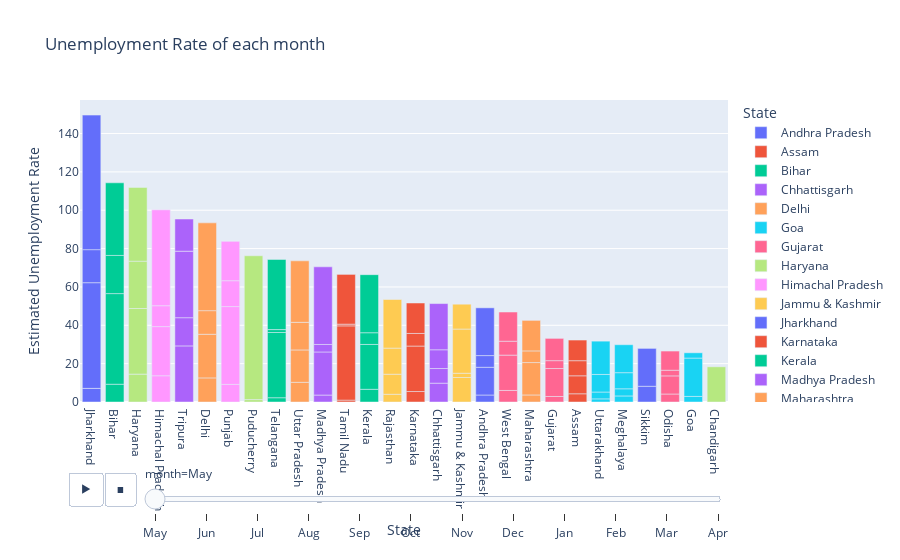

Notebook code cell kept with this figure:
### Code cell
# Barplot Unemployemnet Rate (Monthly)

fig = exp.bar(data_frame=df,x='State',y='Estimated Unemployment Rate', animation_frame='month',color='State',title='Unemployment Rate of each month')

fig.update_layout(xaxis = {'categoryorder' : 'total descending'})

fig.layout.updatemenus[0].buttons[0].args[1]['frame']['duration'] = 2000

fig.show()

### Figure 1 — Plotly figure (JSON) as saved in the notebook; plotly's stock layout.template omitted (floating-point values rounded to 4 significant figures)
{"data": [{"alignmentgroup": "True", "hovertemplate": "State=%{x}<br>month=May<br>Estimated Unemployment Rate=%{y}<extra></extra>", "legendgroup": "Andhra Pradesh", "marker": {"color": "#636efa", "pattern": {"shape": ""}}, "name": "Andhra Pradesh", "offsetgroup": "Andhra Pradesh", "orientation": "v", "showlegend": true, "textposition": "auto", "type": "bar", "x": ["Andhra Pradesh", "Andhra Pradesh", "Andhra Pradesh", "Andhra Pradesh"], "xaxis": "x", "y": [3.65, 14.46, 6.09, 24.91], "yaxis": "y"}, {"alignmentgroup": "True", "hovertemplate": "State=%{x}<br>month=May<br>Estimated Unemployment Rate=%{y}<extra></extra>", "legendgroup": "Assam", "marker": {"color": "#EF553B", "pattern": {"shape": ""}}, "name": "Assam", "offsetgroup": "Assam", "orientation": "v", "showlegend": true, "textposition": "auto", "type": "bar", "x": ["Assam", "Assam", "Assam", "Assam"], "xaxis": "x", "y": [4.29, 9.38, 7.87, 10.77], "yaxis": "y"}, {"alignmentgroup": "True", "hovertemplate": "State=%{x}<br>month=May<br>Estimated Unemployment Rate=%{y}<extra></extra>", "legendgroup": "Bihar", "marker": {"color": "#00cc96", "pattern": {"shape": ""}}, "name": "Bihar", "offsetgroup": "Bihar", "orientation": "v", "showlegend": true, "textposition": "auto", "type": "bar", "x": ["Bihar", "Bihar", "Bihar", "Bihar"], "xaxis": "x", "y": [9.27, 47.26, 19.9, 37.87], "yaxis": "y"}, {"alignmentgroup": "True", "hovertemplate": "State=%{x}<br>month=May<br>Estimated Unemployment Rate=%{y}<extra></extra>", "legendgroup": "Chhattisgarh", "marker": {"color": "#ab63fa", "pattern": {"shape": ""}}, "name": "Chhattisgarh", "offsetgroup": "Chhattisgarh", "orientation": "v", "showlegend": true, "textposition": "auto", "type": "bar", "x": ["Chhattisgarh", "Chhattisgarh", "Chhattisgarh", "Chhattisgarh"], "xaxis": "x", "y": [9.82, 7.64, 9.77, 24.1], "yaxis": "y"}, {"alignmentgroup": "True", "hovertemplate": "State=%{x}<br>month=May<br>Estimated Unemployment Rate=%{y}<extra></extra>", "legendgroup": "Delhi", "marker": {"color": "#FFA15A", "pattern": {"shape": ""}}, "name": "Delhi", "offsetgroup": "Delhi", "orientation": "v", "showlegend": true, "textposition": "auto", "type": "bar", "x": ["Delhi", "Delhi", "Delhi", "Delhi"], "xaxis": "x", "y": [12.56, 22.76, 12.31, 45.78], "yaxis": "y"}, {"alignmentgroup": "True", "hovertemplate": "State=%{x}<br>month=May<br>Estimated Unemployment Rate=%{y}<extra></extra>", "legendgroup": "Goa", "marker": {"color": "#19d3f3", "pattern": {"shape": ""}}, "name": "Goa", "offsetgroup": "Goa", "orientation": "v", "showlegend": true, "textposition": "auto", "type": "bar", "x": ["Goa", "Goa", "Goa"], "xaxis": "x", "y": [2.91, 20, 2.75], "yaxis": "y"}, {"alignmentgroup": "True", "hovertemplate": "State=%{x}<br>month=May<br>Estimated Unemployment Rate=%{y}<extra></extra>", "legendgroup": "Gujarat", "marker": {"color": "#FF6692", "pattern": {"shape": ""}}, "name": "Gujarat", "offsetgroup": "Gujarat", "orientation": "v", "showlegend": true, "textposition": "auto", "type": "bar", "x": ["Gujarat", "Gujarat", "Gujarat", "Gujarat"], "xaxis": "x", "y": [2.88, 14.58, 4.09, 11.62], "yaxis": "y"}, {"alignmentgroup": "True", "hovertemplate": "State=%{x}<br>month=May<br>Estimated Unemployment Rate=%{y}<extra></extra>", "legendgroup": "Haryana", "marker": {"color": "#B6E880", "pattern": {"shape": ""}}, "name": "Haryana", "offsetgroup": "Haryana", "orientation": "v", "showlegend": true, "textposition": "auto", "type": "bar", "x": ["Haryana", "Haryana", "Haryana", "Haryana"], "xaxis": "x", "y": [14.54, 34.22, 24.67, 38.46], "yaxis": "y"}, {"alignmentgroup": "True", "hovertemplate": "State=%{x}<br>month=May<br>Estimated Unemployment Rate=%{y}<extra></extra>", "legendgroup": "Himachal Pradesh", "marker": {"color": "#FF97FF", "pattern": {"shape": ""}}, "name": "Himachal Pradesh", "offsetgroup": "Himachal Pradesh", "orientation": "v", "showlegend": true, "textposition": "auto", "type": "bar", "x": ["Himachal Pradesh", "Himachal Pradesh", "Himachal Pradesh", "Himachal Pradesh"], "xaxis": "x", "y": [13.68, 25.64, 10.88, 50], "yaxis": "y"}, {"alignmentgroup": "True", "hovertemplate": "State=%{x}<br>month=May<br>Estimated Unemployment Rate=%{y}<extra></extra>", "legendgroup": "Jammu & Kashmir", "marker": {"color": "#FECB52", "pattern": {"shape": ""}}, "name": "Jammu & Kashmir", "offsetgroup": "Jammu & Kashmir", "orientation": "v", "showlegend": true, "textposition": "auto", "type": "bar", "x": ["Jammu & Kashmir", "Jammu & Kashmir", "Jammu & Kashmir", "Jammu & Kashmir"], "xaxis": "x", "y": [12.78, 2.22, 23.04, 12.96], "yaxis": "y"}, {"alignmentgroup": "True", "hovertemplate": "State=%{x}<br>month=May<br>Estimated Unemployment Rate=%{y}<extra></extra>", "legendgroup": "Jharkhand", "marker": {"color": "#636efa", "pattern": {"shape": ""}}, "name": "Jharkhand", "offsetgroup": "Jharkhand", "orientation": "v", "showlegend": true, "textposition": "auto", "type": "bar", "x": ["Jharkhand", "Jharkhand", "Jharkhand", "Jharkhand"], "xaxis": "x", "y": [7.11, 55.1, 17.23, 70.17], "yaxis": "y"}, {"alignmentgroup": "True", "hovertemplate": "State=%{x}<br>month=May<br>Estimated Unemployment Rate=%{y}<extra></extra>", "legendgroup": "Karnataka", "marker": {"color": "#EF553B", "pattern": {"shape": ""}}, "name": "Karnataka", "offsetgroup": "Karnataka", "orientation": "v", "showlegend": true, "textposition": "auto", "type": "bar", "x": ["Karnataka", "Karnataka", "Karnataka", "Karnataka"], "xaxis": "x", "y": [5.46, 23.72, 6.56, 15.88], "yaxis": "y"}, {"alignmentgroup": "True", "hovertemplate": "State=%{x}<br>month=May<br>Estimated Unemployment Rate=%{y}<extra></extra>", "legendgroup": "Kerala", "marker": {"color": "#00cc96", "pattern": {"shape": ""}}, "name": "Kerala", "offsetgroup": "Kerala", "orientation": "v", "showlegend": true, "textposition": "auto", "type": "bar", "x": ["Kerala", "Kerala", "Kerala", "Kerala"], "xaxis": "x", "y": [6.63, 23.38, 6.11, 30.28], "yaxis": "y"}, {"alignmentgroup": "True", "hovertemplate": "State=%{x}<br>month=May<br>Estimated Unemployment Rate=%{y}<extra></extra>", "legendgroup": "Madhya Pradesh", "marker": {"color": "#ab63fa", "pattern": {"shape": ""}}, "name": "Madhya Pradesh", "offsetgroup": "Madhya Pradesh", "orientation": "v", "showlegend": true, "textposition": "auto", "type": "bar", "x": ["Madhya Pradesh", "Madhya Pradesh", "Madhya Pradesh", "Madhya Pradesh"], "xaxis": "x", "y": [3.63, 22.46, 3.91, 40.49], "yaxis": "y"}, {"alignmentgroup": "True", "hovertemplate": "State=%{x}<br>month=May<br>Estimated Unemployment Rate=%{y}<extra></extra>", "legendgroup": "Maharashtra", "marker": {"color": "#FFA15A", "pattern": {"shape": ""}}, "name": "Maharashtra", "offsetgroup": "Maharashtra", "orientation": "v", "showlegend": true, "textposition": "auto", "type": "bar", "x": ["Maharashtra", "Maharashtra", "Maharashtra", "Maharashtra"], "xaxis": "x", "y": [3.67, 16.89, 6.08, 15.92], "yaxis": "y"}, {"alignmentgroup": "True", "hovertemplate": "State=%{x}<br>month=May<br>Estimated Unemployment Rate=%{y}<extra></extra>", "legendgroup": "Meghalaya", "marker": {"color": "#19d3f3", "pattern": {"shape": ""}}, "name": "Meghalaya", "offsetgroup": "Meghalaya", "orientation": "v", "showlegend": true, "textposition": "auto", "type": "bar", "x": ["Meghalaya", "Meghalaya", "Meghalaya", "Meghalaya"], "xaxis": "x", "y": [3.16, 3.73, 8.4, 14.58], "yaxis": "y"}, {"alignmentgroup": "True", "hovertemplate": "State=%{x}<br>month=May<br>Estimated Unemployment Rate=%{y}<extra></extra>", "legendgroup": "Odisha", "marker": {"color": "#FF6692", "pattern": {"shape": ""}}, "name": "Odisha", "offsetgroup": "Odisha", "orientation": "v", "showlegend": true, "textposition": "auto", "type": "bar", "x": ["Odisha", "Odisha", "Odisha", "Odisha"], "xaxis": "x", "y": [4.17, 9.45, 2.95, 10], "yaxis": "y"}, {"alignmentgroup": "True", "hovertemplate": "State=%{x}<br>month=May<br>Estimated Unemployment Rate=%{y}<extra></extra>", "legendgroup": "Puducherry", "marker": {"color": "#B6E880", "pattern": {"shape": ""}}, "name": "Puducherry", "offsetgroup": "Puducherry", "orientation": "v", "showlegend": true, "textposition": "auto", "type": "bar", "x": ["Puducherry", "Puducherry", "Puducherry"], "xaxis": "x", "y": [0, 1.25, 75], "yaxis": "y"}, {"alignmentgroup": "True", "hovertemplate": "State=%{x}<br>month=May<br>Estimated Unemployment Rate=%{y}<extra></extra>", "legendgroup": "Punjab", "marker": {"color": "#FF97FF", "pattern": {"shape": ""}}, "name": "Punjab", "offsetgroup": "Punjab", "orientation": "v", "showlegend": true, "textposition": "auto", "type": "bar", "x": ["Punjab", "Punjab", "Punjab", "Punjab"], "xaxis": "x", "y": [9.17, 40.59, 13.49, 20.54], "yaxis": "y"}, {"alignmentgroup": "True", "hovertemplate": "State=%{x}<br>month=May<br>Estimated Unemployment Rate=%{y}<extra></extra>", "legendgroup": "Rajasthan", "marker": {"color": "#FECB52", "pattern": {"shape": ""}}, "name": "Rajasthan", "offsetgroup": "Rajasthan", "orientation": "v", "showlegend": true, "textposition": "auto", "type": "bar", "x": ["Rajasthan", "Rajasthan", "Rajasthan", "Rajasthan"], "xaxis": "x", "y": [4.03, 10.45, 13.62, 25.35], "yaxis": "y"}, {"alignmentgroup": "True", "hovertemplate": "State=%{x}<br>month=May<br>Estimated Unemployment Rate=%{y}<extra></extra>", "legendgroup": "Sikkim", "marker": {"color": "#636efa", "pattern": {"shape": ""}}, "name": "Sikkim", "offsetgroup": "Sikkim", "orientation": "v", "showlegend": true, "textposition": "auto", "type": "bar", "x": ["Sikkim", "Sikkim"], "xaxis": "x", "y": [8.2, 19.75], "yaxis": "y"}, {"alignmentgroup": "True", "hovertemplate": "State=%{x}<br>month=May<br>Estimated Unemployment Rate=%{y}<extra></extra>", "legendgroup": "Tamil Nadu", "marker": {"color": "#EF553B", "pattern": {"shape": ""}}, "name": "Tamil Nadu", "offsetgroup": "Tamil Nadu", "orientation": "v", "showlegend": true, "textposition": "auto", "type": "bar", "x": ["Tamil Nadu", "Tamil Nadu", "Tamil Nadu", "Tamil Nadu"], "xaxis": "x", "y": [0.97, 38.73, 0.89, 25.95], "yaxis": "y"}, {"alignmentgroup": "True", "hovertemplate": "State=%{x}<br>month=May<br>Estimated Unemployment Rate=%{y}<extra></extra>", "legendgroup": "Telangana", "marker": {"color": "#00cc96", "pattern": {"shape": ""}}, "name": "Telangana", "offsetgroup": "Telangana", "orientation": "v", "showlegend": true, "textposition": "auto", "type": "bar", "x": ["Telangana", "Telangana", "Telangana", "Telangana"], "xaxis": "x", "y": [2.23, 34.01, 1.52, 36.57], "yaxis": "y"}, {"alignmentgroup": "True", "hovertemplate": "State=%{x}<br>month=May<br>Estimated Unemployment Rate=%{y}<extra></extra>", "legendgroup": "Tripura", "marker": {"color": "#ab63fa", "pattern": {"shape": ""}}, "name": "Tripura", "offsetgroup": "Tripura", "orientation": "v", "showlegend": true, "textposition": "auto", "type": "bar", "x": ["Tripura", "Tripura", "Tripura", "Tripura"], "xaxis": "x", "y": [29.25, 14.71, 34.69, 16.78], "yaxis": "y"}, {"alignmentgroup": "True", "hovertemplate": "State=%{x}<br>month=May<br>Estimated Unemployment Rate=%{y}<extra></extra>", "legendgroup": "Uttar Pradesh", "marker": {"color": "#FFA15A", "pattern": {"shape": ""}}, "name": "Uttar Pradesh", "offsetgroup": "Uttar Pradesh", "orientation": "v", "showlegend": true, "textposition": "auto", "type": "bar", "x": ["Uttar Pradesh", "Uttar Pradesh", "Uttar Pradesh", "Uttar Pradesh"], "xaxis": "x", "y": [10.26, 16.89, 14.4, 32.06], "yaxis": "y"}, {"alignmentgroup": "True", "hovertemplate": "State=%{x}<br>month=May<br>Estimated Unemployment Rate=%{y}<extra></extra>", "legendgroup": "Uttarakhand", "marker": {"color": "#19d3f3", "pattern": {"shape": ""}}, "name": "Uttarakhand", "offsetgroup": "Uttarakhand", "orientation": "v", "showlegend": true, "textposition": "auto", "type": "bar", "x": ["Uttarakhand", "Uttarakhand", "Uttarakhand", "Uttarakhand"], "xaxis": "x", "y": [1.63, 3.57, 9.17, 17.36], "yaxis": "y"}, {"alignmentgroup": "True", "hovertemplate": "State=%{x}<br>month=May<br>Estimated Unemployment Rate=%{y}<extra></extra>", "legendgroup": "West Bengal", "marker": {"color": "#FF6692", "pattern": {"shape": ""}}, "name": "West Bengal", "offsetgroup": "West Bengal", "orientation": "v", "showlegend": true, "textposition": "auto", "type": "bar", "x": ["West Bengal", "West Bengal", "West Bengal", "West Bengal"], "xaxis": "x", "y": [6.02, 18.43, 7.25, 15.22], "yaxis": "y"}, {"alignmentgroup": "True", "hovertemplate": "State=%{x}<br>month=May<br>Estimated Unemployment Rate=%{y}<extra></extra>", "legendgroup": "Chandigarh", "marker": {"color": "#B6E880", "pattern": {"shape": ""}}, "name": "Chandigarh", "offsetgroup": "Chandigarh", "orientation": "v", "showlegend": true, "textposition": "auto", "type": "bar", "x": ["Chandigarh"], "xaxis": "x", "y": [18.35], "yaxis": "y"}], "layout": {"barmode": "relative", "legend": {"title": {"text": "State"}, "tracegroupgap": 0}, "sliders": [{"active": 0, "currentvalue": {"prefix": "month="}, "len": 0.9, "pad": {"b": 10, "t": 60}, "steps": [{"args": [["May"], {"frame": {"duration": 0, "redraw": true}, "fromcurrent": true, "mode": "immediate", "transition": {"duration": 0, "easing": "linear"}}], "label": "May", "method": "animate"}, {"args": [["Jun"], {"frame": {"duration": 0, "redraw": true}, "fromcurrent": true, "mode": "immediate", "transition": {"duration": 0, "easing": "linear"}}], "label": "Jun", "method": "animate"}, {"args": [["Jul"], {"frame": {"duration": 0, "redraw": true}, "fromcurrent": true, "mode": "immediate", "transition": {"duration": 0, "easing": "linear"}}], "label": "Jul", "method": "animate"}, {"args": [["Aug"], {"frame": {"duration": 0, "redraw": true}, "fromcurrent": true, "mode": "immediate", "transition": {"duration": 0, "easing": "linear"}}], "label": "Aug", "method": "animate"}, {"args": [["Sep"], {"frame": {"duration": 0, "redraw": true}, "fromcurrent": true, "mode": "immediate", "transition": {"duration": 0, "easing": "linear"}}], "label": "Sep", "method": "animate"}, {"args": [["Oct"], {"frame": {"duration": 0, "redraw": true}, "fromcurrent": true, "mode": "immediate", "transition": {"duration": 0, "easing": "linear"}}], "label": "Oct", "method": "animate"}, {"args": [["Nov"], {"frame": {"duration": 0, "redraw": true}, "fromcurrent": true, "mode": "immediate", "transition": {"duration": 0, "easing": "linear"}}], "label": "Nov", "method": "animate"}, {"args": [["Dec"], {"frame": {"duration": 0, "redraw": true}, "fromcurrent": true, "mode": "immediate", "transition": {"duration": 0, "easing": "linear"}}], "label": "Dec", "method": "animate"}, {"args": [["Jan"], {"frame": {"duration": 0, "redraw": true}, "fromcurrent": true, "mode": "immediate", "transition": {"duration": 0, "easing": "linear"}}], "label": "Jan", "method": "animate"}, {"args": [["Feb"], {"frame": {"duration": 0, "redraw": true}, "fromcurrent": true, "mode": "immediate", "transition": {"duration": 0, "easing": "linear"}}], "label": "Feb", "method": "animate"}, {"args": [["Mar"], {"frame": {"duration": 0, "redraw": true}, "fromcurrent": true, "mode": "immediate", "transition": {"duration": 0, "easing": "linear"}}], "label": "Mar", "method": "animate"}, {"args": [["Apr"], {"frame": {"duration": 0, "redraw": true}, "fromcurrent": true, "mode": "immediate", "transition": {"duration": 0, "easing": "linear"}}], "label": "Apr", "method": "animate"}], "x": 0.1, "xanchor": "left", "y": 0, "yanchor": "top"}], "title": {"text": "Unemployment Rate of each month"}, "updatemenus": [{"buttons": [{"args": [null, {"frame": {"duration": 2000, "redraw": true}, "fromcurrent": true, "mode": "immediate", "transition": {"duration": 500, "easing": "linear"}}], "label": "&#9654;", "method": "animate"}, {"args": [[null], {"frame": {"duration": 0, "redraw": true}, "fromcurrent": true, "mode": "immediate", "transition": {"duration": 0, "easing": "linear"}}], "label": "&#9724;", "method": "animate"}], "direction": "left", "pad": {"r": 10, "t": 70}, "showactive": false, "type": "buttons", "x": 0.1, "xanchor": "right", "y": 0, "yanchor": "top"}], "xaxis": {"anchor": "y", "categoryarray": ["Andhra Pradesh", "Assam", "Bihar", "Chhattisgarh", "Delhi", "Goa", "Gujarat", "Haryana", "Himachal Pradesh", "Jammu & Kashmir", "Jharkhand", "Karnataka", "Kerala", "Madhya Pradesh", "Maharashtra", "Meghalaya", "Odisha", "Puducherry", "Punjab", "Rajasthan", "Sikkim", "Tamil Nadu", "Telangana", "Tripura", "Uttar Pradesh", "Uttarakhand", "West Bengal", "Chandigarh"], "categoryorder": "total descending", "domain": [0, 1], "title": {"text": "State"}}, "yaxis": {"anchor": "x", "domain": [0, 1], "title": {"text": "Estimated Unemployment Rate"}}}}
